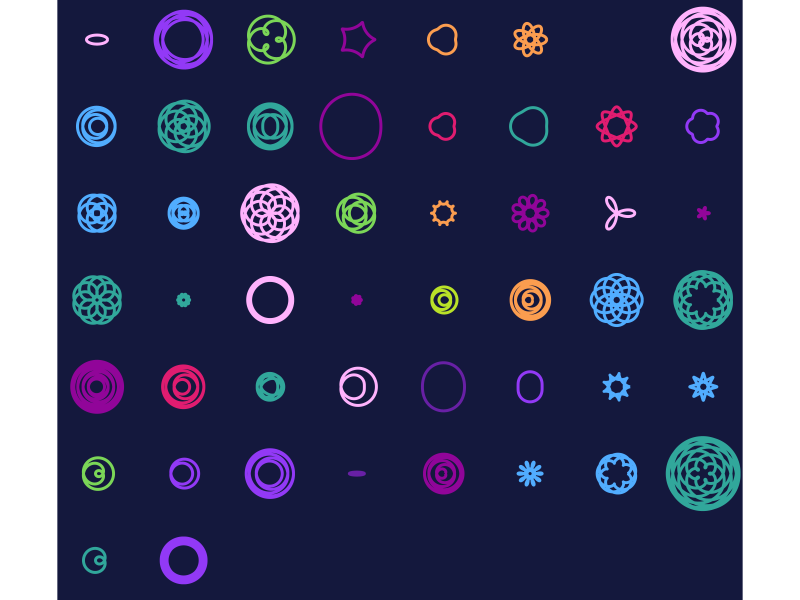
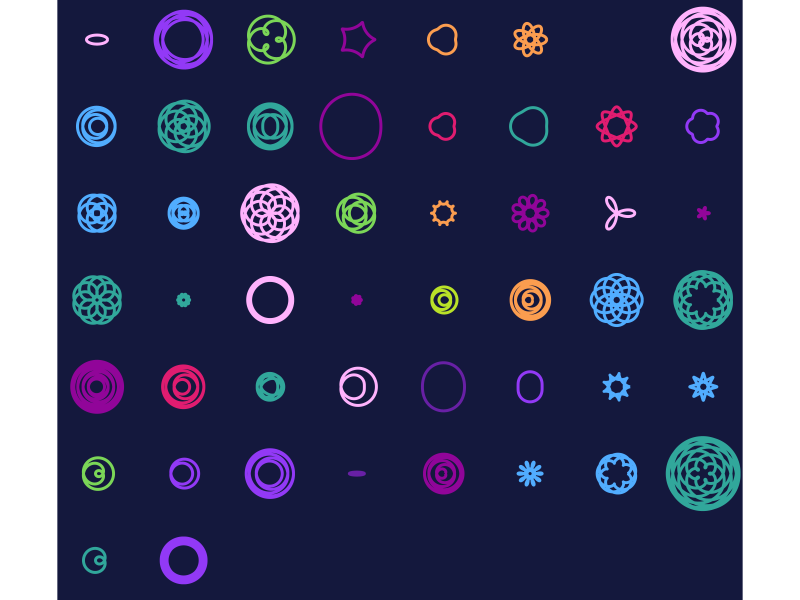

Reproduce these figures in R, in order. (Note: this script raises an error after producing the figures.)
library(tidyverse)
library(ggforce)
library(gganimate)

#read in digits
digits <- data.table::fread("data/PI_100000.txt")

#split into groups of 4
data_split <- stringi::stri_sub(digits$V1, seq(1, stringi::stri_length(digits$V1),by=4), length=4)

#make only 50 spirographs
test_set <- data_split[1:50]
test_list <- as.list(test_set)

#split the groups of 4 into single digits, then make into dataframes
test_list_split <- lapply(test_list, function(x) {stringi::stri_sub(x, seq(1, stringi::stri_length(x),by=1), length=1)}  )
test_df_list <- lapply(test_list_split, function(x) {data.frame(R = x[1], r = x[2], d = x[3], outer = x[4], stringsAsFactors = FALSE)})

#bind into a single dataframe and make numeric
test_df_final <- bind_rows(test_df_list, .id = "id") 
test_df_final[] <- lapply(test_df_final, as.numeric)

colors = c("#E01C70", "#6820A5", "#910599", "#31A79B", "#7BD657", "#B9E128", "#FFB3FD", "#FB9D4F", "#51ADFF", "#9239F6")

#choose outer or not, increment so we don't have any 0s in spirograph--throws error
pi_df <- 
  test_df_final %>%
  mutate(outer = ifelse(outer < 5, FALSE, TRUE), 
         R = R + 1, r = r + 1, d = d + 1, color = sample(colors, 50, replace = TRUE)) 

#plot static
ggplot() +
  geom_spiro(data = pi_df, aes(R = R, r = r, d = d, outer = outer, color = color, group = id), size = 1) +
  theme_void() +
  scale_color_identity() +
  facet_wrap( ~id) +
  coord_equal() +
  theme(plot.background = element_rect(color = "NA", fill = "#14183D"), strip.background = element_blank(),
        strip.text.x = element_blank())

ggsave("sPIrograph_50.png", device = "png", type = "cairo", height = 20, width = 20)

#I decided on this after plotting static and choosing
#these are which ones to keep
keep <- c(12, 2, 4, 8, 15, 19, 20, 22, 23, 25, 31, 32, 34, 48)
pi_df2 <- 
  pi_df %>%
  filter(id %in% keep)

# create normal ggplot object
# (note: setting group = "some constant" wouldn't have change anything here;
# each row of data would still correspond to a different group value...)
p <- ggplot() +
  geom_spiro(data = pi_df2, aes(R = R, r = r, d = d, outer = outer, color = color), size = 1) +
  theme_void() +
  scale_color_identity() +
  coord_equal() +
  theme(plot.background = element_rect(color = "NA", fill = "#14183D"), strip.background = element_blank(),
        strip.text.x = element_blank())

# get layer data created by geom_spiro; sort the rows just in case
data2 <- layer_data(p) %>%
  select(x, y, colour, group, index) %>%
  arrange(group, index)

# use group as the transition variable, & set the actual group aesthetic
# to some constant
anim <- 
  ggplot(data2,
       aes(x = x, y = y, group = "a")) +
  geom_path(aes(color = colour), size = 1) + 
  theme_void() +
  scale_color_identity() +
  coord_equal() +
  theme(plot.background = element_rect(color = "NA", fill = "#14183D"), strip.background = element_blank(),
        strip.text.x = element_blank()) +
  transition_states(states = group, transition_length = 3, state_length = 3) +
  ease_aes("back-in-out")

animate(anim, nframes = 300, detail = 3, fps = 10, device = "png", type = "cairo", height = 700, width = 700)
anim_save("spiroband.gif")
